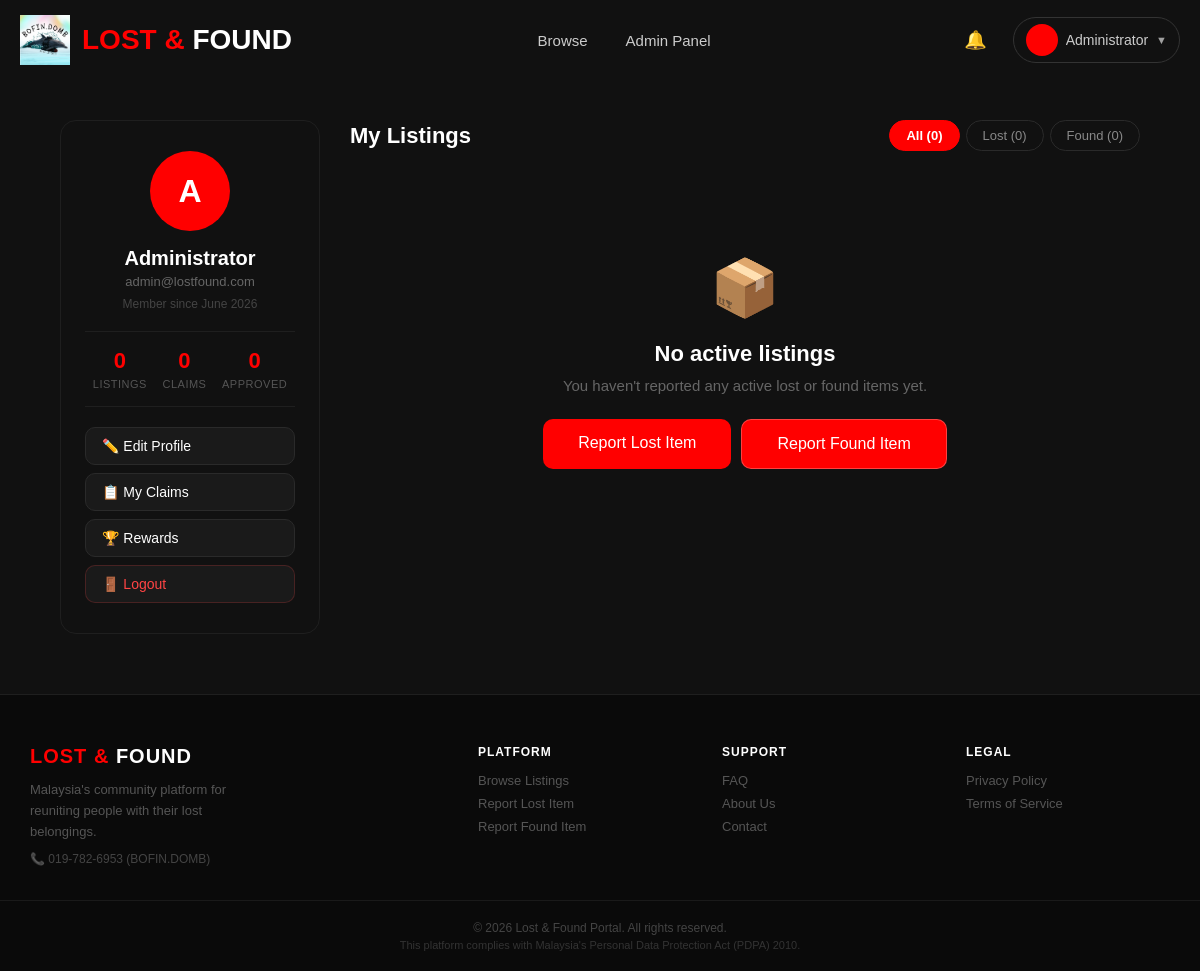
The app's page /profile.php (signed in) with its own data.
### tables this page shows
CREATE TABLE `users` (
  `id` int(11) NOT NULL,
  `username` varchar(50) NOT NULL,
  `email` varchar(100) NOT NULL,
  `password` varchar(255) NOT NULL,
  `created_at` timestamp NOT NULL DEFAULT current_timestamp(),
  `role` varchar(20) DEFAULT 'user',
  `profile_pic` varchar(255) DEFAULT NULL
);

### profile.php (the view, shortened to what this page needs)
<?php
include 'config.php';
$user_id = (int)$_SESSION['user_id'];
$user = mysqli_fetch_assoc(mysqli_query($conn, "SELECT * FROM users WHERE id=$user_id"));
$totalListings = mysqli_fetch_assoc(mysqli_query($conn, "SELECT COUNT(*) c FROM listings WHERE user_id=$user_id AND (resolved_status IS NULL OR resolved_status='active')"))['c'];
$totalLost     = mysqli_fetch_assoc(mysqli_query($conn, "SELECT COUNT(*) c FROM listings WHERE user_id=$user_id AND listing_type='lost' AND (resolved_status IS NULL OR resolved_status='active')"))['c'];
$totalFound    = mysqli_fetch_assoc(mysqli_query($conn, "SELECT COUNT(*) c FROM listings WHERE user_id=$user_id AND listing_type='found' AND (resolved_status IS NULL OR resolved_status='active')"))['c'];
$totalClaims   = mysqli_fetch_assoc(mysqli_query($conn, "SELECT COUNT(*) c FROM claims WHERE claimant_id=$user_id"))['c'];
$totalApproved = mysqli_fetch_assoc(mysqli_query($conn, "SELECT COUNT(*) c FROM claims WHERE claimant_id=$user_id AND status='approved'"))['c'];
?>
<!DOCTYPE html>
<html>
<head>
    <link rel="stylesheet" href="style.css">
</head>
<body>
<?php include 'navbar.php'; ?>
<div class="profile-page">
    <div class="profile-sidebar">
        <div class="profile-avatar-large">
            <?php if(!empty($user['profile_pic'])): ?>
                <img src="<?php echo $user['profile_pic']; ?>" style="width:100%; height:100%; object-fit:cover; border-radius:50%;">
            <?php else: ?>
                <?php echo strtoupper(substr($user['username'], 0, 1)); ?>
            <?php endif; ?>
        </div>
        <h2 class="profile-username"><?php echo htmlspecialchars($user['username']); ?></h2>
        <p class="profile-email"><?php echo htmlspecialchars($user['email']); ?></p>
        <p class="profile-joined">Member since <?php echo date('F Y', strtotime($user['created_at'])); ?></p>
        <div class="profile-stats">
            <div class="profile-stat">
                <span class="profile-stat-num"><?php echo $totalListings; ?></span>
                <span class="profile-stat-label">Listings</span>
            </div>
            <div class="profile-stat">
                <span class="profile-stat-num"><?php echo $totalClaims; ?></span>
                <span class="profile-stat-label">Claims</span>
            </div>
            <div class="profile-stat">
                <span class="profile-stat-num"><?php echo $totalApproved; ?></span>
                <span class="profile-stat-label">Approved</span>
            </div>
        </div>
        <div class="profile-sidebar-links">
            <a href="edit_profile.php" class="profile-sidebar-btn">✏️ Edit Profile</a>
            <a href="myclaims.php"     class="profile-sidebar-btn">📋 My Claims</a>
            <a href="rewards.php"      class="profile-sidebar-btn">🏆 Rewards</a>
            <a href="logout.php"       class="profile-sidebar-btn profile-logout-btn">🚪 Logout</a>
        </div>
    </div>
    <div class="profile-main">
        <div class="profile-main-header">
            <h2>My Listings</h2>
            <div class="profile-listing-tabs">
                <button class="profile-tab active" onclick="filterListings('all',   this)">All (<?php echo $totalListings; ?>)</button>
                <button class="profile-tab"        onclick="filterListings('lost',  this)">Lost (<?php echo $totalLost; ?>)</button>
                <button class="profile-tab"        onclick="filterListings('found', this)">Found (<?php echo $totalFound; ?>)</button>
            </div>
        </div>
        <?php if($totalListings == 0): ?>
            <div class="empty-state">
                <div class="empty-icon">📦</div>
                <h3>No active listings</h3>
                <p>You haven't reported any active lost or found items yet.</p>
                <div style="display:flex; gap:10px; justify-content:center; flex-wrap:wrap;">
                    <a href="lostitem.php"  class="btn">Report Lost Item</a>
                    <a href="founditem.php" class="btn btn-outline">Report Found Item</a>
                </div>
            </div>
        <?php endif; ?>
    </div>
</div>
<?php include 'footer.php'; ?>
</body>
</html>

### style.css (style rules this page uses)
* { margin: 0; padding: 0; box-sizing: border-box; font-family: Arial, sans-serif; }
body { background: #111; color: white; }
.btn-outline { background: transparent; border: 1px solid rgba(255,255,255,0.25); color: white; backdrop-filter: blur(4px); }
.btn, .submit-btn { transition: all 0.3s ease; }
.btn { background: red; color: white; padding: 15px 35px; text-decoration: none; border-radius: 10px; display: inline-block; }
.empty-state { text-align: center; padding: 80px 20px; color: #555; }
.empty-icon { font-size: 56px; margin-bottom: 20px; }
.empty-state h3 { font-size: 22px; color: white; margin-bottom: 10px; }
.empty-state p { font-size: 15px; margin-bottom: 25px; color: #666; }
.profile-page { display: flex; gap: 30px; width: 90%; margin: 40px auto 60px auto; align-items: flex-start; }
.profile-sidebar { width: 260px; min-width: 260px; flex-shrink: 0; background: #111; border: 1px solid #1f1f1f; border-radius: 16px; padding: 30px 24px; text-align: center; position: sticky; top: 80px; max-height: calc(100vh - 100px); overflow-y: auto; }
.profile-avatar-large { width: 80px; height: 80px; background: red; border-radius: 50%; display: flex; align-items: center; justify-content: center; font-size: 32px; font-weight: 800; color: white; margin: 0 auto 16px auto; }
.profile-username { font-size: 20px; font-weight: 700; margin-bottom: 4px; }
.profile-email { font-size: 13px; color: #666; margin-bottom: 8px; word-break: break-all; }
.profile-joined { font-size: 12px; color: #444; margin-bottom: 20px; }
.profile-stats { display: flex; justify-content: space-around; border-top: 1px solid #1f1f1f; border-bottom: 1px solid #1f1f1f; padding: 16px 0; margin-bottom: 20px; }
.profile-stat { display: flex; flex-direction: column; align-items: center; gap: 4px; }
.profile-stat-num { font-size: 22px; font-weight: 800; color: red; }
.profile-stat-label { font-size: 11px; color: #555; text-transform: uppercase; letter-spacing: 0.5px; }
.profile-sidebar-links { display: flex; flex-direction: column; gap: 8px; }
.profile-sidebar-btn { display: block; padding: 10px 16px; background: #1a1a1a; border: 1px solid #2a2a2a; border-radius: 10px; color: white; text-decoration: none; font-size: 14px; transition: all 0.2s; text-align: left; }
.profile-logout-btn { color: #ff4444; border-color: rgba(255,68,68,0.2); }
.profile-main { flex: 1; min-width: 0; }
.profile-main-header { display: flex; justify-content: space-between; align-items: center; margin-bottom: 24px; flex-wrap: wrap; gap: 12px; }
.profile-main-header h2 { font-size: 22px; font-weight: 700; }
.profile-listing-tabs { display: flex; gap: 6px; }
.profile-tab { padding: 7px 16px; background: #111; border: 1px solid #2a2a2a; border-radius: 20px; color: #888; font-size: 13px; cursor: pointer; transition: all 0.2s; }
.profile-tab.active { background: red; border-color: red; color: white; font-weight: 600; }

### records on screen
users: username "A", username "Administrator", email "admin@lostfound.com", created_at "June 2026"

### other values on screen
$_SESSION['username'] "Administrator"
$totalListings "0"
$totalClaims "0"
$totalApproved "0"
$totalLost "0"
$totalFound "0"
